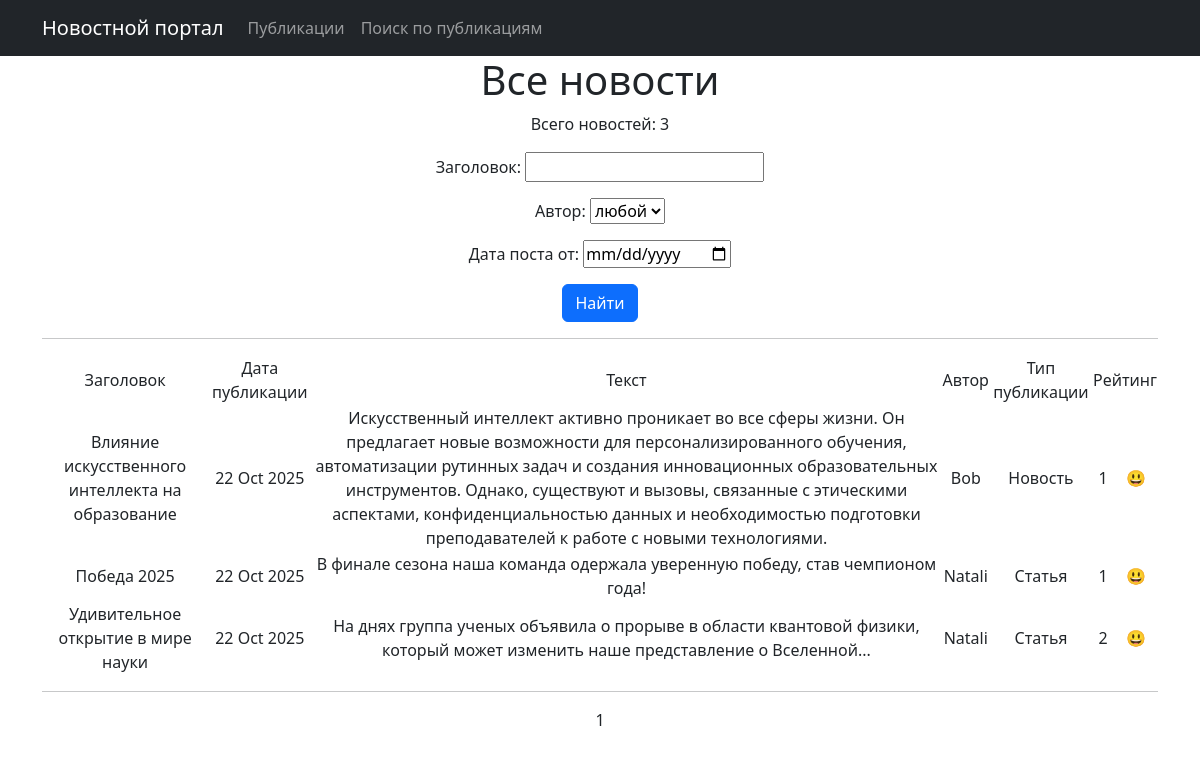
The page /news/search/ on the database as committed earlier.
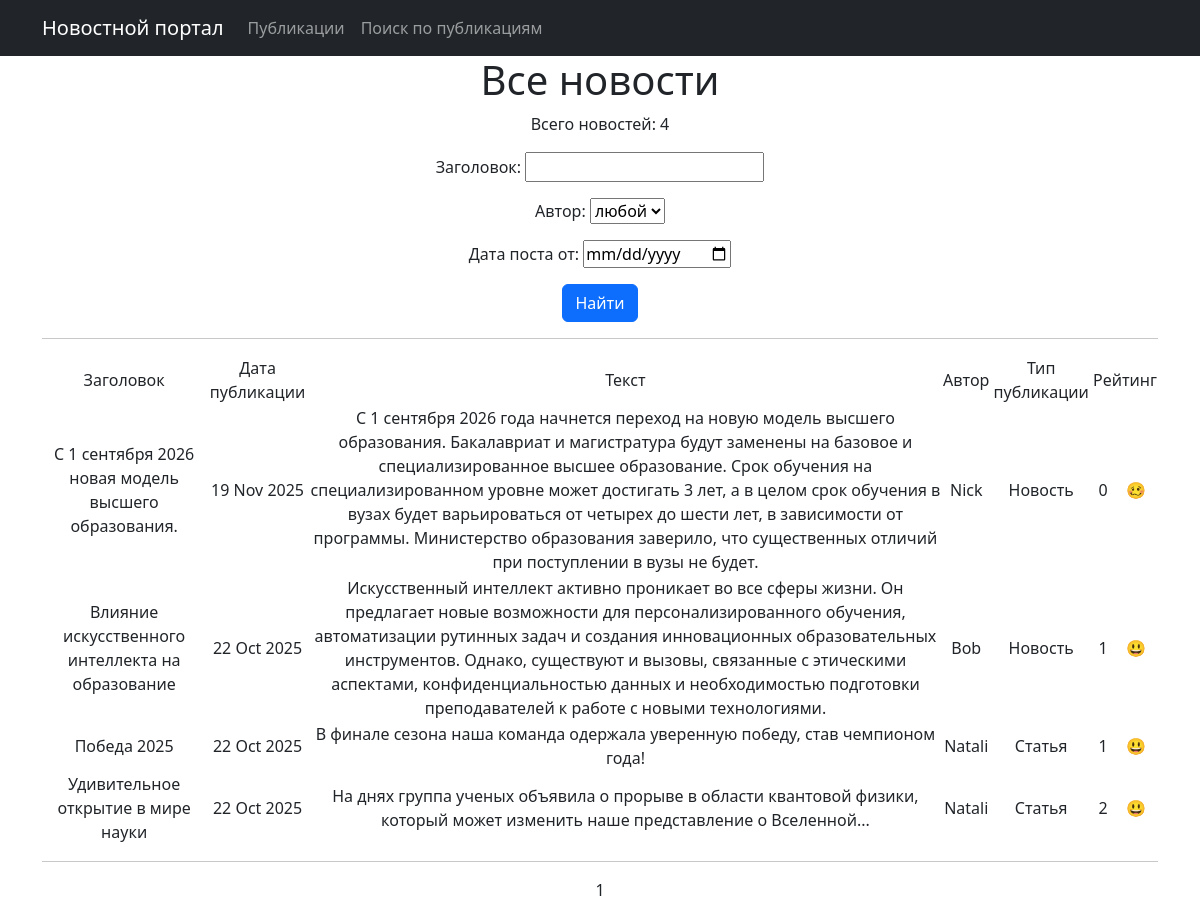
The same page on the database as committed later.
### news/models.py (models this page shows, shortened)
class Post(models.Model): # Модель Пост. Эта модель должна содержать в себе статьи и новости, которые создают пользователи.
    author = models.ForeignKey(Author, on_delete=models.CASCADE, verbose_name="Автор") #	связь «один ко многим» с моделью Author
    article_or_news = models.CharField(choices=AUTHOR_CHOICES, default=ARTICLE, verbose_name="Тип записи") # статья или новость. По умолчанию новость
    time_in = models.DateTimeField(auto_now_add=True, verbose_name="Дата создания")   # автоматически добавляемая дата и время создания
    title = models.CharField(max_length = 100, verbose_name="Заголовок")    # 	заголовок статьи/новости;
    text = models.TextField(verbose_name="Текст")           #	текст статьи/новости
    rating = models.IntegerField(default= 0, verbose_name="Рейтинг записи")  #	рейтинг статьи/новости.
    categorys = models.ManyToManyField(Category, through='PostCategory', verbose_name="Категории")
    class Meta:
        verbose_name = "Статья"
        verbose_name_plural = "Новости и Статьи"

class Author(models.Model):
    user = models.OneToOneField(User, on_delete=models.CASCADE, verbose_name="Пользователь")
    rating = models.FloatField(default=0.0, verbose_name="Рейтинг автора")
    class Meta:
        verbose_name = "Автор"
        verbose_name_plural = "Список авторов"
    def __str__(self):
        return self.user.username

### news/views.py (the view)
# urls.py: path('search/', SearchPostList.as_view(template_name= 'search.html'), name= 'search_post_list'),
class SearchPostList(ListView):
    model = Post
    post_type = None
    ordering = '-time_in'
    template_name = 'search.html'
    context_object_name = 'news'
    paginate_by = 5  # вот так мы можем указать количество записей на странице
    def get_queryset(self):
        queryset = super().get_queryset()
        self.filterset = PostFilter(self.request.GET, queryset)
        return self.filterset.qs
    def get_context_data(self, **kwargs):
        context = super().get_context_data(**kwargs)
        context['time_now'] = datetime.utcnow()
        context['next_posts'] = "Самые свежие новости в мире спорта смотрите на нашем сайте"
        context['filterset'] = self.filterset
        return context

### news/templatetags/custom_filters.py (called while the page is built)
@register.filter()
def emoji(value):
    if value ==0:
        return '🥴'
    elif value > 0:
        return '😃'
    else:
        return '😢'

### templates/search.html (shortened to what this page needs)
{% extends 'flatpages/default.html' %}
{% load custom_filters %}
{% load custom_tags %}
{% block content %}
    <h1>Все новости</h1>
    <p> Всего новостей: {{ news|length }}</p>
    <form action="" method="get">
        {{ filterset.form.as_p }}
        <p><input type="submit" value="Найти" class="btn btn-primary btn=sm"></p>
    </form>
        <hr>
        <p> {% if news %}
        <table>
            <tr>
                <td>Заголовок</td>
                <td>Дата публикации</td>
                <td>Текст</td>
                <td>Автор</td>
                <td>Тип публикации</td>
                <td colspan="2">Рейтинг</td>
            </tr>
                {% for post in news %}
            <tr>
                <td>{{ post.title}}</td>
                <td>{{ post.time_in|date:'d M Y' }}</td>
                <td>{{ post.text|truncatechars:1000|find_a_bad_word}}</td>
                <td>{{ post.author.user.username}}</td>
                <td>{{ post.get_article_or_news_display}}</td>
                <td>{{ post.rating}}</td>
                <td>{{ post.rating|emoji}}</td>
            </tr>
                {% endfor %}
        </table>
    <hr>
            {% else %}
        <h2> Новостей нет! </h2>
        {% endif %}
    {{ page_obj.number }}
{% endblock content %}

Rows that differ between the two databases and show on the page:
added Post: title "С 1 сентября 2026 новая модель высшего образования.", time_in "19 Nov 2025", text|find_a_bad_word "С 1 сентября 2026 года начнется переход на новую модель высшего образования. Бакалавриат и магистратура будут заменены на базовое и специализированное высшее образование. Срок обучения на специализированном уровне может достигать 3 лет, а в целом срок обучения в вузах будет варьироваться от четырех до шести лет, в зависимости от программы. Министерство образования заверило, что существенных отличий при поступлении в вузы не будет.", author.user.username "Nick", article_or_news "Новость", rating "0", rating|emoji "🥴"
Other text that changed with them:
{{ news|length }}: "3" → "4"
